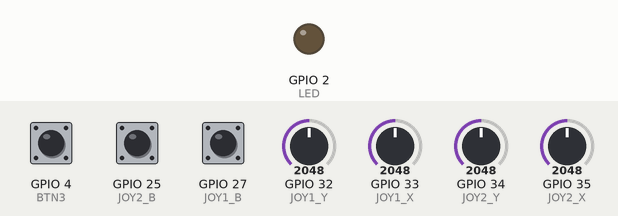
This sketch was run on a simulated ESP32. Parts: output pins drawn as LEDs (lit = HIGH). The test bench sets the inputs (shaded band); at power-on: GPIO 4 (BTN3) HIGH, GPIO 25 (JOY2_B) HIGH, GPIO 27 (JOY1_B) HIGH, GPIO 32 (JOY1_Y) = 2048, GPIO 33 (JOY1_X) = 2048, GPIO 34 (JOY2_Y) = 2048, GPIO 35 (JOY2_X) = 2048. No radio packets arrive unless stated; what the sketch prints to the serial monitor is not drawn.

Above: at 1.3 s.
1.4 s: GPIO 4 (BTN3) pulled LOW for 0.7 s
At 2.1 s:
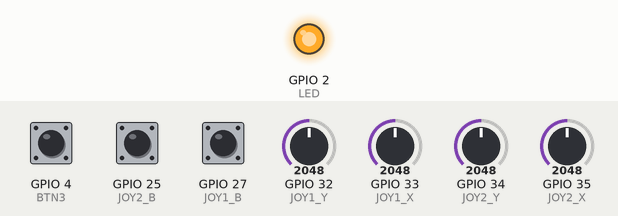
3.6 s: GPIO 4 (BTN3) pulled LOW for 1 s
At 4.3 s:
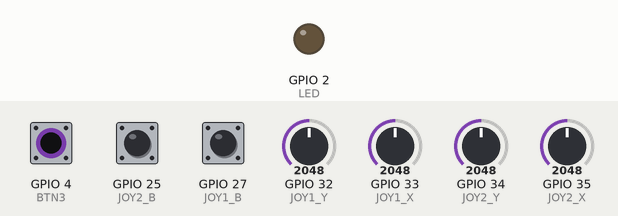
6.1 s: GPIO 4 (BTN3) pulled LOW for 3.2 s
At 6.6 s:
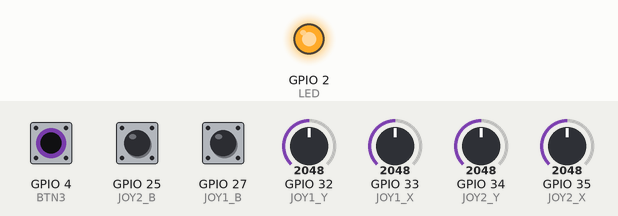
Timing chart, 0 to 9.1 s (numbered marks = the images above; inputs shaded):
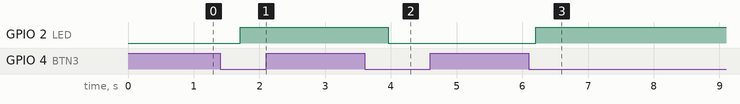

The sketch:

receiver.ino
```cpp
#include <SPI.h>
#include <LoRa.h>

#define SS 5
#define RST 14
#define DIO0 26

#define JOY2_X 35
#define JOY2_Y 34
#define JOY2_B 25

#define JOY1_X 33
#define JOY1_Y 32
#define JOY1_B 27

#define BTN3 4  // Nút nhấn toggle
#define LED 2   // Đèn LED trên GPIO2

bool btnState = false;  // Trạng thái ON/OFF
bool lastButtonState = HIGH;  // Lưu trạng thái trước đó của nút
unsigned long lastDebounceTime = 0;
const unsigned long debounceDelay = 50;  // Thời gian chống rung nút (50ms)

void setup() {
    Serial.begin(115200);
    pinMode(JOY1_B, INPUT_PULLUP);
    pinMode(JOY2_B, INPUT_PULLUP);
    pinMode(BTN3, INPUT_PULLUP);
    pinMode(LED, OUTPUT);  // Cấu hình chân LED là OUTPUT

    LoRa.setPins(SS, RST, DIO0);
    if (!LoRa.begin(433E6)) {
        Serial.println("❌ LoRa init failed!");
        while (1);
    }
    Serial.println("✅ LoRa transmitter ready");
}

void loop() {
    // Đọc giá trị joystick
    int joy1X = analogRead(JOY1_X);
    int joy1Y = analogRead(JOY1_Y);
    int joy1B = !digitalRead(JOY1_B);

    int joy2X = analogRead(JOY2_X);
    int joy2Y = analogRead(JOY2_Y);
    int joy2B = !digitalRead(JOY2_B);

    // Xử lý toggle nút BTN3
    bool buttonRead = digitalRead(BTN3);
    if (buttonRead == LOW && lastButtonState == HIGH) {
        unsigned long currentTime = millis();
        if (currentTime - lastDebounceTime > debounceDelay) {
            btnState = !btnState;  // Đảo trạng thái ON/OFF
            digitalWrite(LED, btnState ? HIGH : LOW);  // Bật/Tắt đèn
            lastDebounceTime = currentTime;
        }
    }
    lastButtonState = buttonRead;

    // Chuyển trạng thái nút thành chuỗi
    String key3 = btnState ? "ON" : "OFF";

    // Tạo thông điệp gửi LoRa
    String message = "key3:" + key3 +
                     " joy1X:" + String(joy1X) + " joy1Y:" + String(joy1Y) + " joy1B:" + String(joy1B) +
                     " joy2X:" + String(joy2X) + " joy2Y:" + String(joy2Y) + " joy2B:" + String(joy2B);

    // Gửi dữ liệu qua LoRa
    LoRa.beginPacket();
    LoRa.print(message);
    LoRa.endPacket();

    Serial.println("📤 Đã gửi: " + message);
    delay(500);  // Gửi mỗi 500ms
}
```

Measured:
- after the input at 1.4 s, GPIO 2 (LED): LOW → HIGH after 0.31 s
- after the input at 3.6 s, GPIO 2 (LED): HIGH → LOW after 0.36 s
- after the input at 6.1 s, GPIO 2 (LED): LOW → HIGH after 0.11 s
